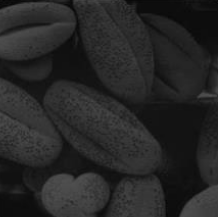
%> input picture teste.tif, 218 x 217 px
$ octave trabV1.m   (GNU Octave 9; MATLAB toolbox functions it lacks are replaced by stand-ins)
%> lines starting %> are read from the running program, lines starting %| are printed output that depends on the picture
clear all, close all, clc, pkg load image;

img = double(imread("teste.tif"));
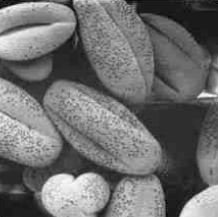
%> img: size 217x218x3 double; min 5, max 81, mean 38.3; mean of the top-left, top-right, bottom-left and bottom-right quarters 40.3, 32.5, 43.4, 36.9; drawn with min black and max white
figure, subplot(2,2,1), imshow(uint8(img)), title('Imagem de entrada');

[nL, nC] = size(img);
%> nL = 217; nC = 654

histInput = zeros(nL, nC);

for i=1:nL
  for j=1:nC
    histInput(img(i,j) + 1) = histInput(img(i,j) + 1) + 1;
  endfor
endfor
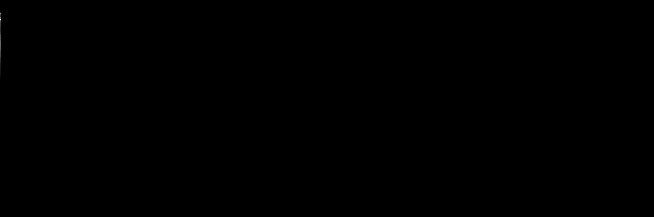
%> histInput: size 217x654 double; min 0, max 8127, mean 1; drawn with min black and max white
subplot(2,2,2), plot(histInput), title("Histograma da imagem de entrada");

# Probabilidade de ocorrencia da intensidade
probability = (1 / (nL*nC)) * histInput;

# Soma cumulativa
cumulative = zeros(nL, nC);
cumulative(1) = probability(1);
%> cumulative: size 217x654 double; every value is 0
for i=2:nL
  cumulative(i) = cumulative(i-1) + probability(i);
endfor
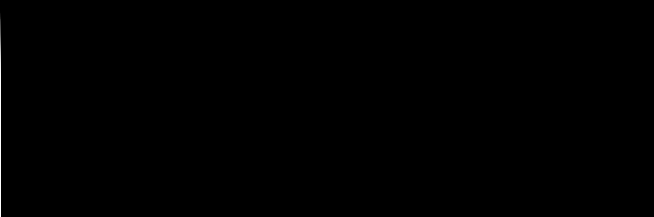
%> cumulative: size 217x654 double; min 0, max 1, mean 0.00126

# 2^8 = 256 bits; 0-255
cumulative = round(255*cumulative);

ep = zeros(nL, nC);
for i=1:nL
  for j=1:nC
    t=img(i,j) + 1;
    ep(i,j)=cumulative(t);
  endfor
endfor
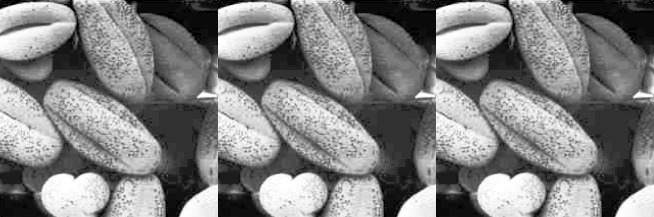
%> ep: size 217x654 double; min 0, max 255, mean 130.1

histEq = zeros(nL, nC);
for i=1:nL
  for j=1:nC
    histEq(ep(i,j) + 1) = histEq(ep(i,j) + 1) + 1;
  endfor
endfor

ep = uint8(rescale(ep,0,255));
%> ep: size 217x654 uint8
subplot(2,2,3), imshow(ep), title("Imagem com equalização de histograma");
subplot(2,2,4), plot(histEq), title("histograma da imagem filtrada");
%> after `title("histograma da imagem filtrada")`:
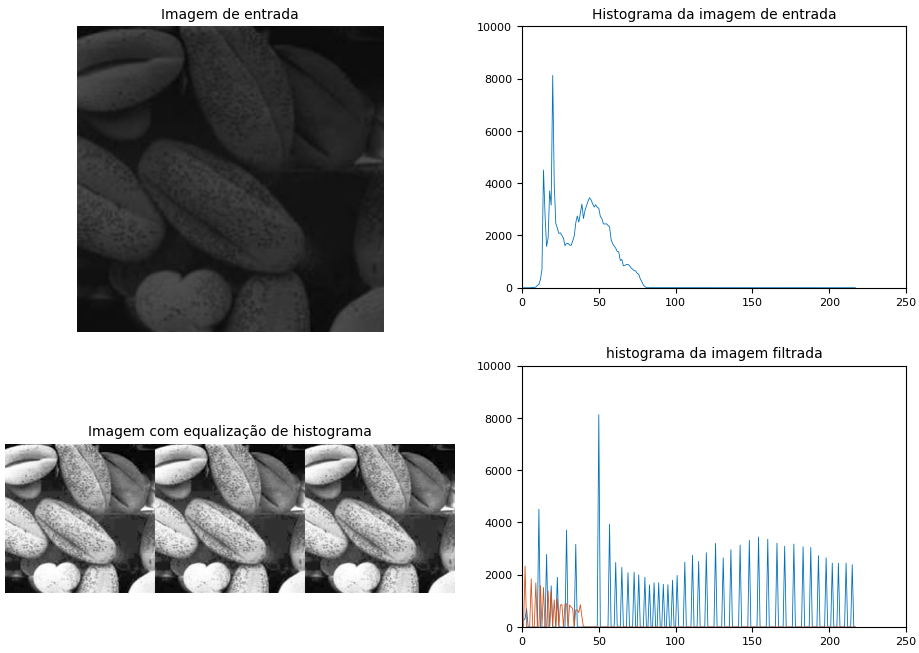
%> figure redrawn from the program's plot data, 4 panels
